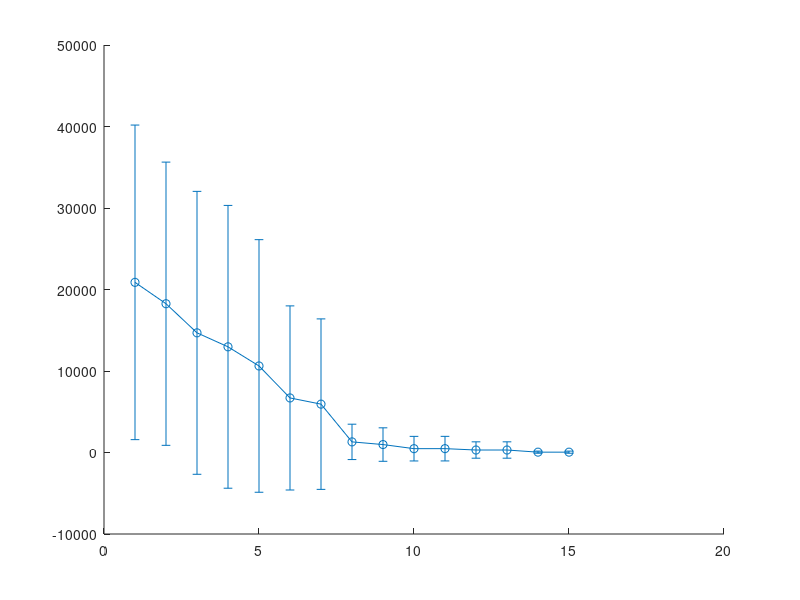

This figure's MATLAB source: (Note: this script raises an error after producing the figure.)
%% Define the problem
D = 2; % number of dimensions
shift = -100; % shift value (can be any real number)
sphere = @(x) sum((x - shift - [1,2]).^2); % Shifted Sphere Function

%% Define the Simulated Annealing parameters
N = 50; % number of particles
maxiter = 15; % maximum number of iterations
T0 = 100; % initial temperature
Tf = 1; % final temperature
alpha = 0.99; % cooling rate
lb = -100; % lower bound
ub = 100; % upper bound

%% Run the Simulated Annealing algorithm 15 times
num_runs = 15;
fval_history = zeros(num_runs, maxiter);
for run = 1:num_runs
    %% Initialize the solution
    x = lb + (ub - lb) * rand(1, D); % initial solution
    fval = sphere(x); % initial function value

    %% Run the Simulated Annealing algorithm
    T = T0; % set initial temperature
    for iter = 1:maxiter
        % Generate a new solution
        xn = x + randn(1, D) * T;
        xn(xn < lb) = lb; % apply lower bound
        xn(xn > ub) = ub; % apply upper bound
        fn = sphere(xn); % calculate the new function value

        % Accept the new solution with probability based on Metropolis criterion
        deltaf = fn - fval;
        if deltaf < 0 || rand < exp(-deltaf / T)
            x = xn;
            fval = fn;
        end

        % Decrease the temperature
        T = alpha * T;

        % Save the function value
        fval_history(run, iter) = fval;
    end
end

%% Compute the average performance and the best and worst performances
meanval = mean(fval_history, 1);
stdval = std(fval_history, 0, 1);
bestval = min(min(fval_history));
worstval = max(max(fval_history));

%% Display the results
fprintf('Simulated Annealing: Average performance = %f, Best performance = %f, Worst performance = %f\n', mean(meanval), bestval, worstval);

%% Plot the best fitness values over the iterations
figure;
errorbar(1:maxiter, meanval, stdval, 'o-', 'LineWidth', 1.5, 'Color', [0.2, 0.4, 0.8]);
xlabel('Iterations');
ylabel('Function Value');
title('Shifted Sphere Function Optimization with Simulated Annealing (15 runs) 2D');
grid on;
